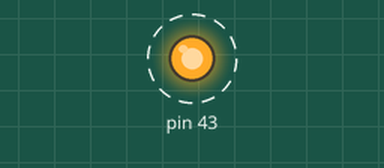
A sketch run on a simulated Arduino Mega 2560, built with avr-gcc and run on an emulated ATmega2560. Shown: output pins drawn as LEDs (lit = HIGH). Dashed ring = blinking.

Above: at 0.5 s.
Timing chart, 0 to 4.6 s (numbered marks = the images above):
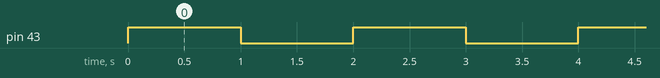

Measured:
- by itself, pin 43: alternates HIGH for 1.0 s and LOW for 1.0 s

The sketch:

DENEY1-BLINKLEDBLOCK.ino
```cpp
void setup()
{
  pinMode( 43 , OUTPUT);
  digitalWrite( 43 , LOW );

}

void loop()
{
  digitalWrite( 43 , HIGH );
  delay( 1000 );
  digitalWrite( 43 , LOW );
  delay( 1000 );
}
```
